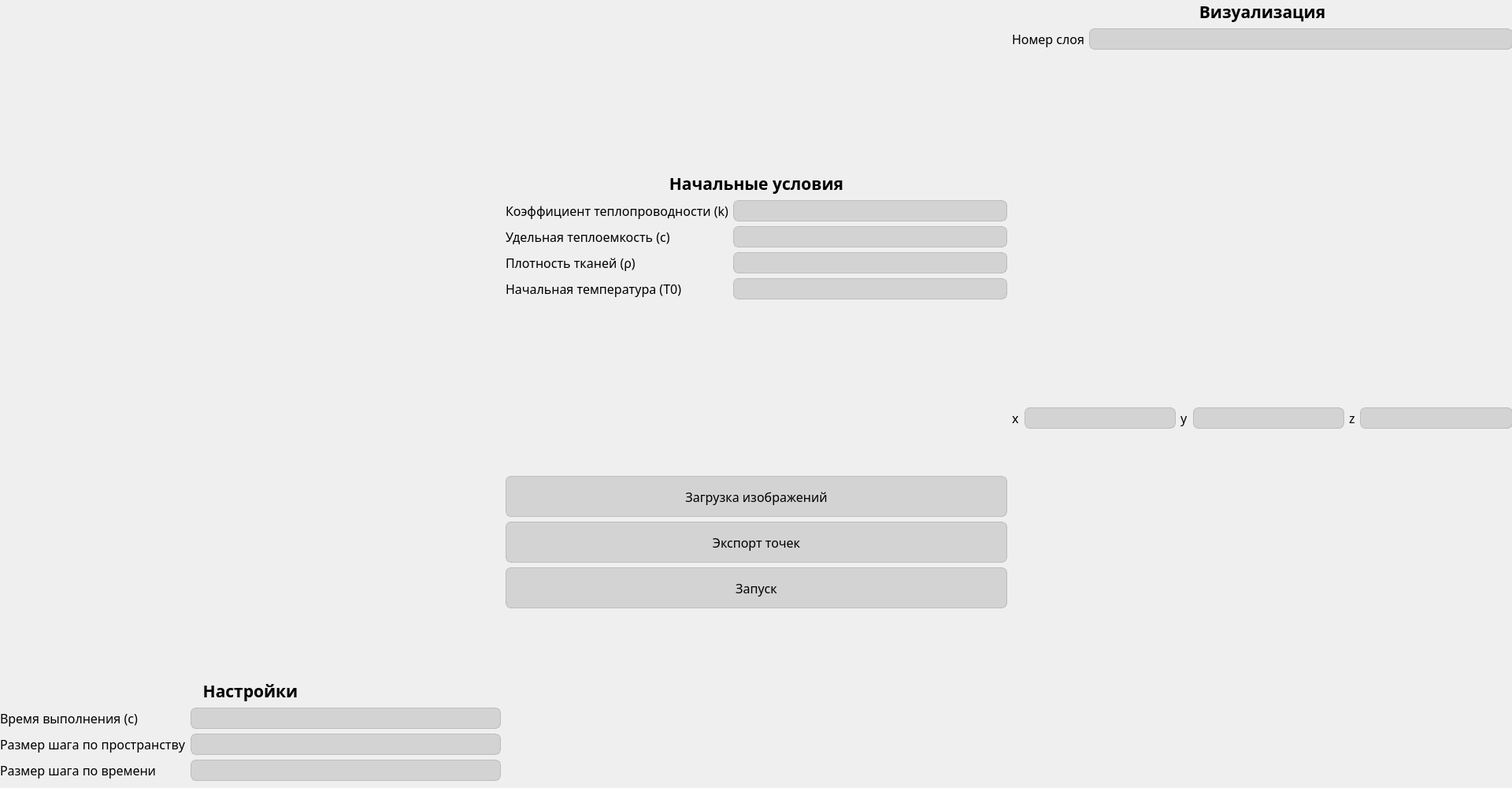
<?xml version="1.0" encoding="UTF-8"?>
<ui version="4.0">
 <class>MainWindow</class>
 <widget class="QMainWindow" name="MainWindow">
  <property name="geometry">
   <rect>
    <x>0</x>
    <y>0</y>
    <width>1920</width>
    <height>1000</height>
   </rect>
  </property>
  <property name="font">
   <font>
    <family>JetBrainsMonoNL NFP</family>
    <pointsize>12</pointsize>
    <italic>false</italic>
    <bold>false</bold>
   </font>
  </property>
  <property name="windowTitle">
   <string>MainWindow</string>
  </property>
  <property name="styleSheet">
   <string notr="true">font: 12pt &quot;JetBrainsMonoNL NFP&quot;;</string>
  </property>
  <widget class="QWidget" name="centralwidget">
   <widget class="QWidget" name="">
    <property name="geometry">
     <rect>
      <x>0</x>
      <y>0</y>
      <width>1921</width>
      <height>991</height>
     </rect>
    </property>
    <layout class="QHBoxLayout" name="horizontalLayout_3">
     <item>
      <layout class="QVBoxLayout" name="verticalLayout_3">
       <item>
        <widget class="QWidget" name="widget_geometry" native="true"/>
       </item>
       <item>
        <layout class="QVBoxLayout" name="layout_settings">
         <item>
          <widget class="QLabel" name="label_settings">
           <property name="sizePolicy">
            <sizepolicy hsizetype="Preferred" vsizetype="Maximum">
             <horstretch>0</horstretch>
             <verstretch>0</verstretch>
            </sizepolicy>
           </property>
           <property name="font">
            <font>
             <family>JetBrainsMonoNL NFP</family>
             <pointsize>16</pointsize>
             <italic>false</italic>
             <bold>true</bold>
            </font>
           </property>
           <property name="styleSheet">
            <string notr="true">font-weight: bold;
font-size: 16pt;</string>
           </property>
           <property name="text">
            <string>Настройки</string>
           </property>
           <property name="alignment">
            <set>Qt::AlignmentFlag::AlignCenter</set>
           </property>
          </widget>
         </item>
         <item>
          <layout class="QHBoxLayout" name="horizontalLayout">
           <item>
            <layout class="QVBoxLayout" name="verticalLayout_2">
             <item>
              <widget class="QLabel" name="label_time">
               <property name="text">
                <string>Время выполнения (с)</string>
               </property>
              </widget>
             </item>
             <item>
              <widget class="QLabel" name="label_hx">
               <property name="text">
                <string>Размер шага по пространству</string>
               </property>
              </widget>
             </item>
             <item>
              <widget class="QLabel" name="label_ht">
               <property name="text">
                <string>Размер шага по времени</string>
               </property>
              </widget>
             </item>
            </layout>
           </item>
           <item>
            <layout class="QVBoxLayout" name="verticalLayout">
             <item>
              <widget class="QLineEdit" name="lineEdit_time">
               <property name="styleSheet">
                <string notr="true">background-color: rgba(0, 0, 0, 30);
border: 1px solid rgba(0, 0, 0, 40);
border-radius: 7px;</string>
               </property>
              </widget>
             </item>
             <item>
              <widget class="QLineEdit" name="lineEdit_hx">
               <property name="styleSheet">
                <string notr="true">background-color: rgba(0, 0, 0, 30);
border: 1px solid rgba(0, 0, 0, 40);
border-radius: 7px;</string>
               </property>
              </widget>
             </item>
             <item>
              <widget class="QLineEdit" name="lineEdit_ht">
               <property name="styleSheet">
                <string notr="true">background-color: rgba(0, 0, 0, 30);
border: 1px solid rgba(0, 0, 0, 40);
border-radius: 7px;</string>
               </property>
               <property name="text">
                <string/>
               </property>
              </widget>
             </item>
            </layout>
           </item>
          </layout>
         </item>
        </layout>
       </item>
      </layout>
     </item>
     <item>
      <layout class="QVBoxLayout" name="verticalLayout_10">
       <item>
        <layout class="QVBoxLayout" name="layout_init_conds">
         <item>
          <widget class="QLabel" name="label_init_conds">
           <property name="sizePolicy">
            <sizepolicy hsizetype="Preferred" vsizetype="Maximum">
             <horstretch>0</horstretch>
             <verstretch>0</verstretch>
            </sizepolicy>
           </property>
           <property name="font">
            <font>
             <family>JetBrainsMonoNL NFP</family>
             <pointsize>16</pointsize>
             <italic>false</italic>
             <bold>true</bold>
            </font>
           </property>
           <property name="styleSheet">
            <string notr="true">font-weight: bold;
font-size: 16pt;</string>
           </property>
           <property name="text">
            <string>Начальные условия</string>
           </property>
           <property name="alignment">
            <set>Qt::AlignmentFlag::AlignCenter</set>
           </property>
          </widget>
         </item>
         <item>
          <layout class="QHBoxLayout" name="horizontalLayout_2">
           <item>
            <layout class="QVBoxLayout" name="verticalLayout_4">
             <item>
              <widget class="QLabel" name="label_k">
               <property name="text">
                <string>Коэффициент теплопроводности (k)</string>
               </property>
              </widget>
             </item>
             <item>
              <widget class="QLabel" name="label_c">
               <property name="text">
                <string>Удельная теплоемкость (c)</string>
               </property>
              </widget>
             </item>
             <item>
              <widget class="QLabel" name="label_rho">
               <property name="text">
                <string>Плотность тканей (ρ)</string>
               </property>
              </widget>
             </item>
             <item>
              <widget class="QLabel" name="label_t0">
               <property name="text">
                <string>Начальная температура (T0)</string>
               </property>
              </widget>
             </item>
            </layout>
           </item>
           <item>
            <layout class="QVBoxLayout" name="verticalLayout_5">
             <item>
              <widget class="QLineEdit" name="lineEdit_k">
               <property name="styleSheet">
                <string notr="true">background-color: rgba(0, 0, 0, 30);
border: 1px solid rgba(0, 0, 0, 40);
border-radius: 7px;</string>
               </property>
              </widget>
             </item>
             <item>
              <widget class="QLineEdit" name="lineEdit_c">
               <property name="styleSheet">
                <string notr="true">background-color: rgba(0, 0, 0, 30);
border: 1px solid rgba(0, 0, 0, 40);
border-radius: 7px;</string>
               </property>
              </widget>
             </item>
             <item>
              <widget class="QLineEdit" name="lineEdit_rho">
               <property name="styleSheet">
                <string notr="true">background-color: rgba(0, 0, 0, 30);
border: 1px solid rgba(0, 0, 0, 40);
border-radius: 7px;</string>
               </property>
              </widget>
             </item>
             <item>
              <widget class="QLineEdit" name="lineEdit_t0">
               <property name="styleSheet">
                <string notr="true">background-color: rgba(0, 0, 0, 30);
border: 1px solid rgba(0, 0, 0, 40);
border-radius: 7px;</string>
               </property>
              </widget>
             </item>
            </layout>
           </item>
          </layout>
         </item>
        </layout>
       </item>
       <item>
        <layout class="QVBoxLayout" name="verticalLayout_9">
         <item>
          <widget class="QPushButton" name="pushButton_upload_imgs">
           <property name="styleSheet">
            <string notr="true">QPushButton {
	background-color: rgba(0, 0, 0, 30);
	border: 1px solid rgba(0, 0, 0, 40);
	border-radius: 7px;
	width: 230px;
	height: 50px;
}

QPushButton:hover {
	background-color: rgba(0, 0, 0, 40);
}

QPushButton:pressed {
	background-color: rgba(0, 0, 0, 70);
}</string>
           </property>
           <property name="text">
            <string>Загрузка изображений</string>
           </property>
          </widget>
         </item>
         <item>
          <widget class="QPushButton" name="pushButton_export">
           <property name="styleSheet">
            <string notr="true">QPushButton {
	background-color: rgba(0, 0, 0, 30);
	border: 1px solid rgba(0, 0, 0, 40);
	border-radius: 7px;
	width: 230px;
	height: 50px;
}

QPushButton:hover {
	background-color: rgba(0, 0, 0, 40);
}

QPushButton:pressed {
	background-color: rgba(0, 0, 0, 70);
}</string>
           </property>
           <property name="text">
            <string>Экспорт точек</string>
           </property>
          </widget>
         </item>
         <item>
          <widget class="QPushButton" name="pushButton_run">
           <property name="styleSheet">
            <string notr="true">QPushButton {
	background-color: rgba(0, 0, 0, 30);
	border: 1px solid rgba(0, 0, 0, 40);
	border-radius: 7px;
	width: 230px;
	height: 50px;
}

QPushButton:hover {
	background-color: rgba(0, 0, 0, 40);
}

QPushButton:pressed {
	background-color: rgba(0, 0, 0, 70);
}</string>
           </property>
           <property name="text">
            <string>Запуск</string>
           </property>
          </widget>
         </item>
        </layout>
       </item>
      </layout>
     </item>
     <item>
      <layout class="QVBoxLayout" name="verticalLayout_8">
       <item>
        <widget class="QLabel" name="label_vizual">
         <property name="sizePolicy">
          <sizepolicy hsizetype="Preferred" vsizetype="Maximum">
           <horstretch>0</horstretch>
           <verstretch>0</verstretch>
          </sizepolicy>
         </property>
         <property name="font">
          <font>
           <family>JetBrainsMonoNL NFP</family>
           <pointsize>16</pointsize>
           <italic>false</italic>
           <bold>true</bold>
          </font>
         </property>
         <property name="styleSheet">
          <string notr="true">font-weight: bold;
font-size: 16pt;</string>
         </property>
         <property name="text">
          <string>Визуализация</string>
         </property>
         <property name="alignment">
          <set>Qt::AlignmentFlag::AlignCenter</set>
         </property>
        </widget>
       </item>
       <item>
        <layout class="QVBoxLayout" name="verticalLayout_7">
         <item>
          <layout class="QHBoxLayout" name="horizontalLayout_4" stretch="0,0">
           <property name="spacing">
            <number>6</number>
           </property>
           <property name="sizeConstraint">
            <enum>QLayout::SizeConstraint::SetDefaultConstraint</enum>
           </property>
           <item>
            <widget class="QLabel" name="label_layer_num">
             <property name="sizePolicy">
              <sizepolicy hsizetype="Preferred" vsizetype="Maximum">
               <horstretch>0</horstretch>
               <verstretch>0</verstretch>
              </sizepolicy>
             </property>
             <property name="text">
              <string>Номер слоя</string>
             </property>
            </widget>
           </item>
           <item>
            <widget class="QLineEdit" name="lineEdit_layer_num">
             <property name="styleSheet">
              <string notr="true">background-color: rgba(0, 0, 0, 30);
border: 1px solid rgba(0, 0, 0, 40);
border-radius: 7px;</string>
             </property>
            </widget>
           </item>
          </layout>
         </item>
         <item>
          <widget class="QWidget" name="widget_layer" native="true"/>
         </item>
        </layout>
       </item>
       <item>
        <layout class="QVBoxLayout" name="verticalLayout_6">
         <item>
          <layout class="QHBoxLayout" name="horizontalLayout_8">
           <item>
            <layout class="QHBoxLayout" name="horizontalLayout_5">
             <item>
              <widget class="QLabel" name="label_3">
               <property name="text">
                <string>x</string>
               </property>
              </widget>
             </item>
             <item>
              <widget class="QLineEdit" name="lineEdit_x">
               <property name="styleSheet">
                <string notr="true">background-color: rgba(0, 0, 0, 30);
border: 1px solid rgba(0, 0, 0, 40);
border-radius: 7px;</string>
               </property>
              </widget>
             </item>
            </layout>
           </item>
           <item>
            <layout class="QHBoxLayout" name="horizontalLayout_6">
             <item>
              <widget class="QLabel" name="label_4">
               <property name="text">
                <string>y</string>
               </property>
              </widget>
             </item>
             <item>
              <widget class="QLineEdit" name="lineEdit_y">
               <property name="styleSheet">
                <string notr="true">background-color: rgba(0, 0, 0, 30);
border: 1px solid rgba(0, 0, 0, 40);
border-radius: 7px;</string>
               </property>
              </widget>
             </item>
            </layout>
           </item>
           <item>
            <layout class="QHBoxLayout" name="horizontalLayout_7">
             <item>
              <widget class="QLabel" name="label_5">
               <property name="text">
                <string>z</string>
               </property>
              </widget>
             </item>
             <item>
              <widget class="QLineEdit" name="lineEdit_z">
               <property name="enabled">
                <bool>false</bool>
               </property>
               <property name="styleSheet">
                <string notr="true">background-color: rgba(0, 0, 0, 30);
border: 1px solid rgba(0, 0, 0, 40);
border-radius: 7px;</string>
               </property>
              </widget>
             </item>
            </layout>
           </item>
          </layout>
         </item>
         <item>
          <widget class="QWidget" name="widget_temperature" native="true"/>
         </item>
        </layout>
       </item>
      </layout>
     </item>
    </layout>
   </widget>
  </widget>
 </widget>
 <resources/>
 <connections/>
</ui>
